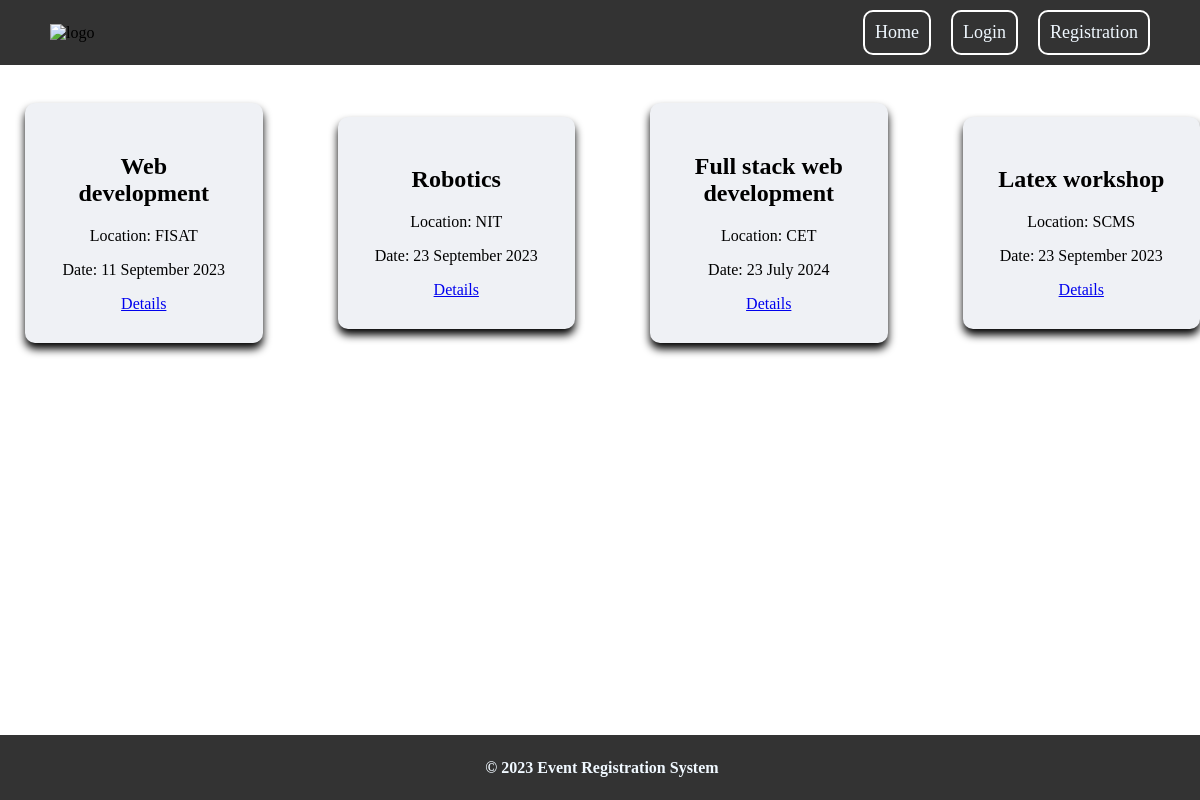
The page / on the database its author committed.
### eventapp/models.py (models this page shows, shortened)
class Event(models.Model):
    event_title=models.CharField(max_length=120)
    location=models.CharField(max_length=100)
    date =models.CharField(max_length=100)
    description=models.TextField()

### eventapp/views.py (the view)
# urls.py: path('',views.index,name='index'),
def index(request):
    events=Event.objects.all()# acessing all data ,if filter is used only specific data will be displayed
    context={
        'events':events
    }
    return render(request,'eventapp/index.html',context)

### eventapp/templates/eventapp/index.html (shortened to what this page needs)
<!DOCTYPE html>
{% load static %}
<html lang="en">
    <head>
        <link rel="stylesheet" href="{% static 'style.css' %}">
    </head>
    <body>
        <header>
            <img id="logo" src="https://img.freepik.com/free-vector/bird-colorful-logo-gradient-vector_343694-1365.jpg" alt="logo"/>
            <nav>
                <a class="nav-link" href="">Home</a>
                <a class="nav-link" href="">Login</a>
                <a class="nav-link" href="">Registration</a>
            </nav>
        </header>
        <br>
        <section id="events">
        {% for event in events%}
        <div class="event-card">
            <h2>{{event.event_title}}</h2>
            <p>Location: {{event.location}}</p>
            <p>Date: {{event.date}}</p>
            <a href="{% url 'eventdetail' event.pk %}" class="details-btn">Details</a>
        </div>
        {% endfor %}
            </section>
        <footer>
            <h4> &copy 2023 Event Registration System</h4>
        </footer>
    </body>
</html>

### eventapp/static/style.css (style rules this page uses)
body { margin:0; padding:0; }
header { background-color: #333; display:flex; justify-content: space-between; align-items: center; padding: 10px 50px; }
nav { gap:20px; display: flex; }
.nav-link { color:aliceblue; font-size: 18px; text-decoration: none; border:2px solid white; padding: 10px; border-radius: 10px; }
#logo { width:100px; }
footer { background-color:#333; text-align: center; color: aliceblue; padding: 2px; position:absolute; width:100%; bottom: 0; }
#events { margin-top: 20px; display:flex; justify-content: center; align-items: center; gap:50px; }
.event-card { background-color: rgb(239, 241, 245); margin-left:25px; text-align:center; box-shadow: 0 6px 8px rgba(0,0,1,1); padding:30px; border-radius: 10px; width:250px; }

### rows shown on the page
Event: event_title "Web development", location "FISAT", date "11 September 2023"
Event: event_title "Robotics", location "NIT", date "23 September 2023"
Event: event_title "Full stack web development", location "CET", date "23 July 2024"
Event: event_title "Latex workshop", location "SCMS", date "23 September 2023"
